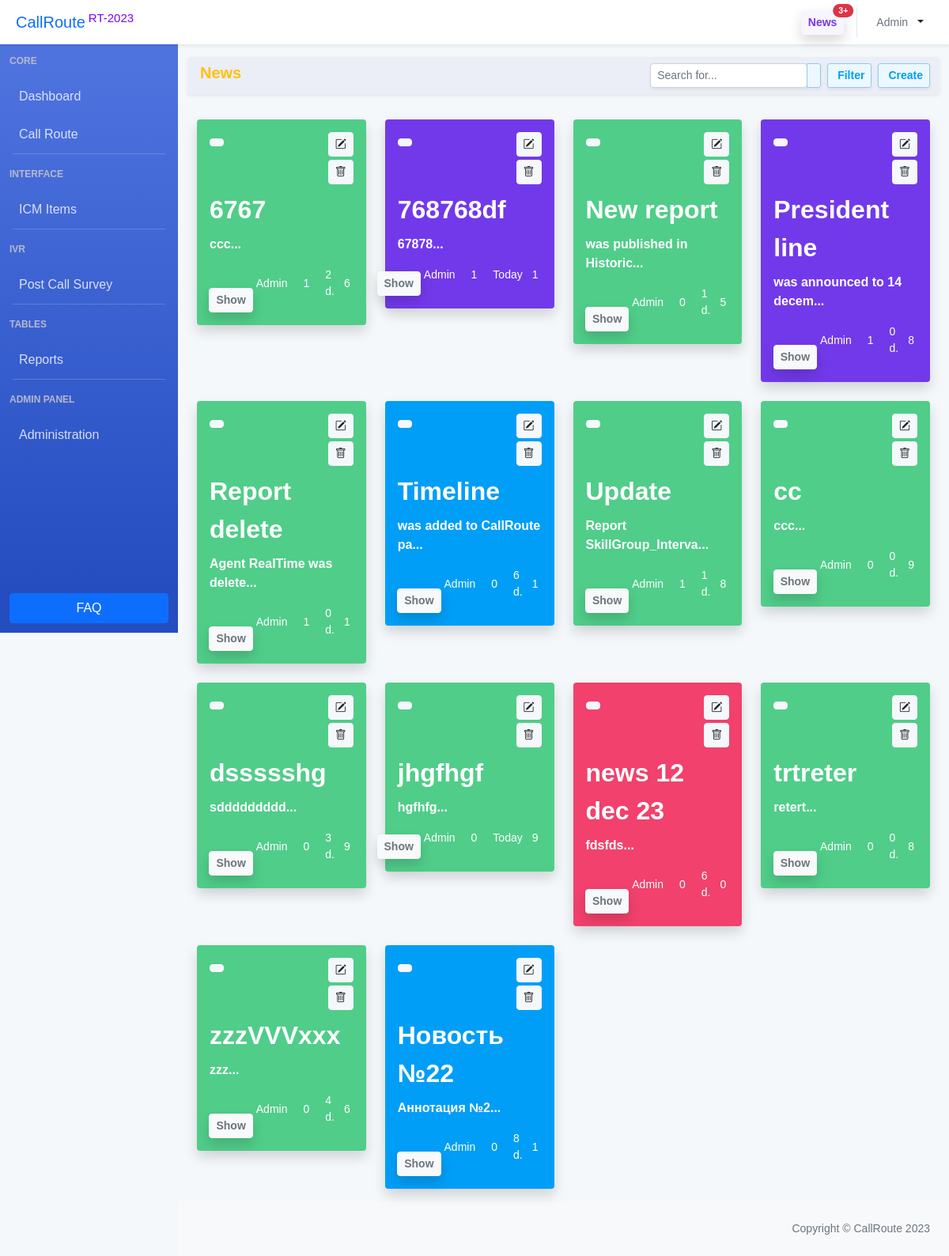
Screenshot of /users/favorite_news/ (signed in) with the database file from the repository.
### news/models.py (models this page shows, shortened)
class Article(models.Model):
    categories = (('R', 'Report'),
                  ('DIVR', 'Dashboard/IVR'),
                  ('G', 'Global'),
                  ('C', 'CallRoute'),
                  )
    author = models.ForeignKey(User, on_delete=models.SET_NULL, null=True)
    title = models.CharField('Название', max_length=50, default='')
    anouncement = models.TextField('Аннотация', max_length=250)
    text = models.TextField('Текст новости')
    date = models.DateTimeField('Дата публикации', auto_now=True) #auto_created=True
    category = models.CharField(choices=categories, max_length=20, verbose_name='Категории')
    tags = models.ManyToManyField(to=Tag, blank=True)
    slug = models.SlugField()
    objects = models.Manager()
    published = PublishedToday()
    def get_absolute_url(self):
        return f'show/{self.id}'
    def shortanouncement(self):
        return f'{str(self.anouncement)[:25]}...'
    def generatecommentcount(self):
        return f'{str(random.randint(0,9))}'
    def get_views(self):
        return self.views.count()
    class Meta:
        ordering = ['title', 'date']  #сортировка
        verbose_name = 'Новость'
        verbose_name_plural = 'Новости'

### users/views.py (the view)
# urls.py: path('favorite_news/', views.favorite_news, name='favorite_news'),
def favorite_news(request):
    category_list = Article.categories
    author = User.objects.get(id=request.user.id)
    print(author)
    selected_author = author.id
    articles = Article.objects.filter(author=selected_author)
    if request.method == "POST":
        typename = request.POST.get('name')
        print('typename', typename)
        if typename == 'FilterApply':  # фильтруем новости
            selected_category = int(request.POST.get('category_filter'))
            if selected_category != 0:  # фильтруем найденные по авторам результаты по категориям
                articles = articles.filter(category__icontains=category_list[selected_category - 1][0])
    else:  # если страница открывается впервые
        selected_category = 0
    context = {'articles': articles,
               'category_list': category_list,
               'selected_author': selected_author,
               'selected_category': selected_category,
               }
    return render(request, 'users/favorite_news.html', context)

### users/templatetags/users_extras.py (called while the page is built)
@register.filter(name="has_group")
def has_group(user, group_name):
    return user.groups.filter(name=group_name).exists()

### users/templates/users/favorite_news.html (shortened to what this page needs)
{% load static %}
{% load crispy_forms_tags %}
{% include 'main/header.html' %}
<body class="sb-nav-fixed">
    {% include 'main/navbar-top.html' %}
        <div id="layoutSidenav">
            {% include 'main/sidebar.html' %}
            <div id="layoutSidenav_content">
                <main>
                    <div class="container-fluid px-4">
                        <div class="row rounded shadow-sm my-3" style="background-color: #ebeef7;">
                            <div class="col-12">
                                <div class="d-flex justify-content-end py-2">
                                    <div class="me-auto">
                                        <h5 class="m-0 fw-bold text-warning">News</h5>
                                    </div>
                                    <div class="search me-2">
                                        <form method="POST">
                                            <div class="input-group input-group-sm shadow-sm">
                                                <input class="form-control rounded" type="text" placeholder="Search for..." aria-label="Search for..." aria-describedby="btnNavbarSearch" id="search_input" name="search"/>
                                                <button class="btn btn-light-primary" id="btnNavbarSearch" type="submit"></button>
                                            </div>
                                        </form>
                                    </div>
                                    <div class="me-2">
                                        <div class="dropdown">
                                            <button class="btn btn-light-primary btn-sm fw-bolder shadow-sm" type="button" id="dropdownMenuClickableInside" data-bs-auto-close="outside" data-bs-toggle="dropdown" aria-expanded="false">
                                                Filter
                                            </button>
                                        </div>
                                    </div>
                                    <div>
                                        <button href="#" type="button" class="btn btn-light-primary btn-sm shadow-sm fw-bolder" data-bs-toggle="modal" data-bs-target="#modalLarge">Create</button>
                                    </div>
                                </div>
                            </div>
                        </div>
                        <div class="row">
                            <nav aria-label="Page navigation example">
                            </nav>
                        </div>
                        <div class="row g-4 g-xl-8 pb-3">
                            {% for article in articles %}
                            <div class="col-xl-3 col-lg-4 col-md-6">
                                <div class="card {% if article.category == 'R' %} bg-custom-success {% elif article.category == 'DIVR' %} bg-custom-danger
                                                    {% elif article.category == 'G' %} bg-custom-info {% elif article.category == 'C' %} bg-custom-primary {% else %} bg-custom-dark  {% endif %} border-0 shadow light-hoverable" style="text-decoration: none;">
                                    <div class="card-body">
                                        <div class="d-flex justify-content-start">
                                            <div>
                                                 <a href=" {% url 'favorites' article.pk %}" type="button" class="btn btn-sm btn-icon btn-bg-light btn-active-color-primary rounded"></a>
                                            </div>
                                                <div class="ms-auto">
                                                    <a href="/news/update/{{ article.id }}" type="button" class="btn btn-sm btn-icon btn-bg-light btn-active-color-primary rounded"><i class="bi bi-pencil-square"></i></a>
                                                </div>
                                            </div>
                                        <div class="d-flex justify-content-end mt-1">
                                            <div><a href="/news/delete/{{ article.id }}" type="button" class="btn btn-sm btn-icon btn-bg-light btn-active-color-primary rounded"><i class="bi bi-trash"></i></a></div>
                                        </div>
                                        <div class="text-white fw-bolder fs-2 mb-2 mt-2">{{ article.title }}</div>
                                        <div class="fw-bold text-white">{{ article.shortanouncement }}</div>
                                        <div class="d-flex text-white align-items-end justify-content-end pt-3">
                                            <div class="d-flex me-auto">
                                                <a href="/news/{{ article.get_absolute_url }}" type="button" class="btn btn-sm btn-light rounded shadow"><span class="text-muted fw-bolder">Show</span></a>
                                            </div>
                                            <ul class="d-flex align-items-center justify-content-center list-unstyled mt-auto">
                                                <li class="d-flex align-items-center justify-content-center me-3">
                                                    <small>{{ article.author }}</small>
                                                </li>
                                                <li class="d-flex align-items-center justify-content-center me-3">
                                                    <small>{{ article.get_views }}</small>
                                                </li>
                                                <li class="d-flex align-items-center justify-content-center me-2">
                                                    <small>{% if article.generatecommentcount == '0' %} Today {% else %} <span>{{article.generatecommentcount}} d.</span> {% endif %}</small>
                                                </li>
                                                <li class="d-flex align-items-center me-1">
                                                    <small>{{ article.generatecommentcount }}</small>
                                                </li>
                                            </ul>
                                        </div>
                                    </div>
                                </div>
                            </div>
                            {% endfor %}
                        </div>
                    </div>
                </main>
{% include 'main/footer.html' %}
{% include 'main/scripts.html' %}
</body>
</html>

### main/templates/main/navbar-top.html (shortened to what this page needs)
    <nav class="sb-topnav navbar navbar-expand navbar-dark bg-white shadow-sm">
        <a class="navbar-brand ps-3 text-primary h2" href="/">CallRoute<sup class="ms-1" style="color: #7800FF">RT-2023</sup></a>
        <button class="btn btn-link btn-sm order-1 order-lg-0 me-4 me-lg-0" id="sidebarToggle" href="#!"></button>
        {% load users_extras %}
        {% if request.user|has_group:"Authors" %}
            <a class="btn btn-light-info btn-sm position-relative fw-bolder shadow" href="{% url 'news_index' %}">
                News
                <span class="position-absolute top-0 start-100 translate-middle badge rounded-pill bg-danger">
                    3+
                </span>
            </a>
        {% endif %}
            <ul class="navbar-nav ms-auto ms-md-0 me-3 me-lg-4">
                <li class="nav-item dropdown">
                    <a class="nav-link dropdown-toggle" id="navbarDropdown" href="#" role="button" data-bs-toggle="dropdown" aria-expanded="false"><span class="d-none d-lg-inline text-muted small me-1">{% if request.user.id %} {{ request.user.username }} {% endif %}</span></a>
                </li>
            </ul>
    </nav>

### main/static/main/css/buttons.css (style rules this page uses)
.btn.btn-light-primary { color: #009ef7; border-color: #92caeb; background-color: #ecf8ff; }
.btn.btn-bg-light { border-color: #f5f8fa; background-color: #f5f8fa; }
.btn.btn-light-info { color:#7239ea; border-color:#f8f5ff; background-color:#f8f5ff }

### rows the page displays
Article: title "6767", shortanouncement "ccc...", author "Admin", get_views "1", generatecommentcount "2", generatecommentcount "6"
Article: title "768768df", shortanouncement "67878...", author "Admin", get_views "1", shows "Today", generatecommentcount "1"
Article: title "New report", shortanouncement "was published in Historic...", author "Admin", get_views "0", generatecommentcount "1", generatecommentcount "5"
Article: title "President line", shortanouncement "was announced to 14 decem...", author "Admin", get_views "1", generatecommentcount "0", generatecommentcount "8"
Article: title "Report delete", shortanouncement "Agent RealTime was delete...", author "Admin", get_views "1", generatecommentcount "0", generatecommentcount "1"
Article: title "Timeline", shortanouncement "was added to CallRoute pa...", author "Admin", get_views "0", generatecommentcount "6", generatecommentcount "1"
Article: title "Update", shortanouncement "Report SkillGroup_Interva...", author "Admin", get_views "1", generatecommentcount "1", generatecommentcount "8"
Article: title "cc", shortanouncement "ccc...", author "Admin", get_views "0", generatecommentcount "0", generatecommentcount "9"
Article: title "dssssshg", shortanouncement "sddddddddd...", author "Admin", get_views "0", generatecommentcount "3", generatecommentcount "9"
Article: title "jhgfhgf", shortanouncement "hgfhfg...", author "Admin", get_views "0", shows "Today", generatecommentcount "9"
Article: title "news 12 dec 23", shortanouncement "fdsfds...", author "Admin", get_views "0", generatecommentcount "6", generatecommentcount "0"
Article: title "trtreter", shortanouncement "retert...", author "Admin", get_views "0", generatecommentcount "0", generatecommentcount "8"
Article: title "zzzVVVxxx", shortanouncement "zzz...", author "Admin", get_views "0", generatecommentcount "4", generatecommentcount "6"
Article: title "Новость №22", shortanouncement "Аннотация №2...", author "Admin", get_views "0", generatecommentcount "8", generatecommentcount "1"

### other values shown
{{ request.user.username }} "Admin"
